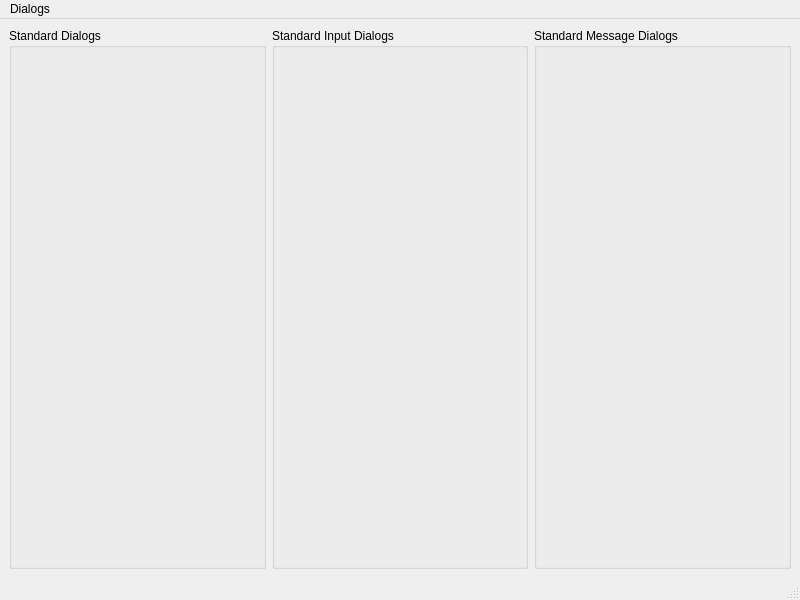
<?xml version="1.0" encoding="UTF-8"?>
<ui version="4.0">
 <class>TopWindow</class>
 <widget class="QMainWindow" name="TopWindow">
  <property name="geometry">
   <rect>
    <x>0</x>
    <y>0</y>
    <width>800</width>
    <height>600</height>
   </rect>
  </property>
  <property name="windowTitle">
   <string>TopWindow</string>
  </property>
  <widget class="QWidget" name="centralwidget">
   <layout class="QHBoxLayout" name="horizontalLayout">
    <item>
     <widget class="QGroupBox" name="stddialogs">
      <property name="title">
       <string>Standard Dialogs</string>
      </property>
     </widget>
    </item>
    <item>
     <widget class="QGroupBox" name="stdindialogs">
      <property name="title">
       <string>Standard Input Dialogs</string>
      </property>
     </widget>
    </item>
    <item>
     <widget class="QGroupBox" name="stdmsgdialogs">
      <property name="title">
       <string>Standard Message Dialogs</string>
      </property>
     </widget>
    </item>
   </layout>
  </widget>
  <widget class="QMenuBar" name="menubar">
   <property name="geometry">
    <rect>
     <x>0</x>
     <y>0</y>
     <width>800</width>
     <height>23</height>
    </rect>
   </property>
   <widget class="QMenu" name="menuDialogs">
    <property name="title">
     <string>Dialogs</string>
    </property>
   </widget>
   <addaction name="menuDialogs"/>
  </widget>
  <widget class="QStatusBar" name="statusbar"/>
 </widget>
 <resources/>
 <connections/>
</ui>
